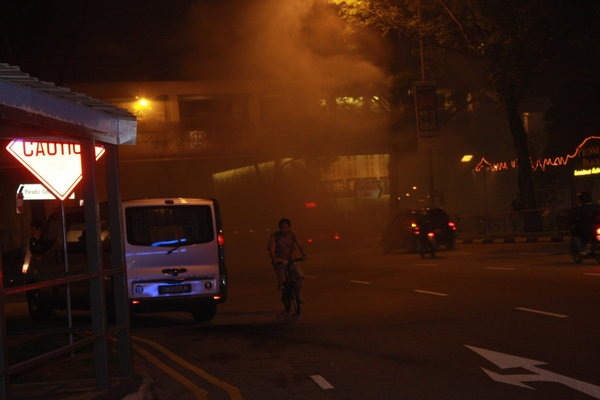
#> input picture input_images/ExDark/Bicycle/2015_00604.jpg, 600 x 400 px
$ python -i enhancer.py   (imports and definitions only)
#> lines starting #> are read from the running program, lines starting #| are printed output that depends on the picture
#> further down, picture is the input picture: shape (400, 600, 3); mean B, G, R 15.9, 28.3, 55.7
import cv2
import numpy as np

def enhance_image(img):
    ycrcb = cv2.cvtColor(img, cv2.COLOR_BGR2YCrCb)
#> ycrcb: shape (400, 600, 3); mean of channels 0, 1, 2 35.1, 142.7, 117.2
    y, cr, cb = cv2.split(ycrcb)
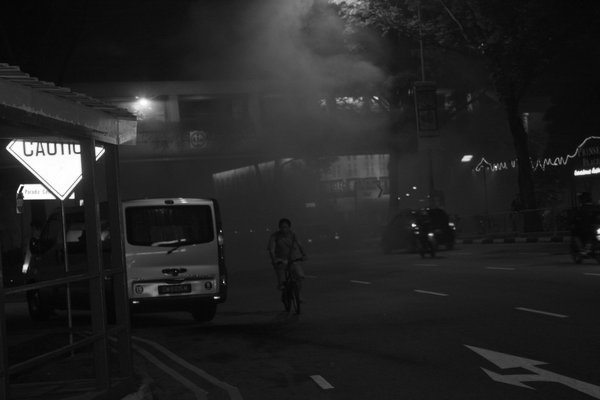
#> y: shape (400, 600); min 1, max 255, mean 35.1
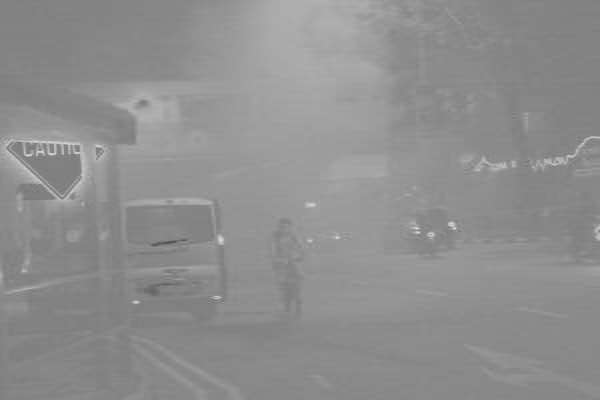
#> cr: shape (400, 600); min 81, max 223, mean 142.7
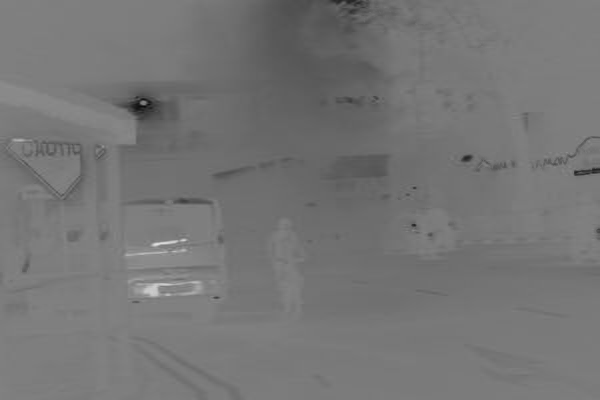
#> cb: shape (400, 600); min 9, max 224, mean 117.2

    clahe = cv2.createCLAHE(clipLimit=2.0, tileGridSize=(8, 8))
    y_enhanced = clahe.apply(y)
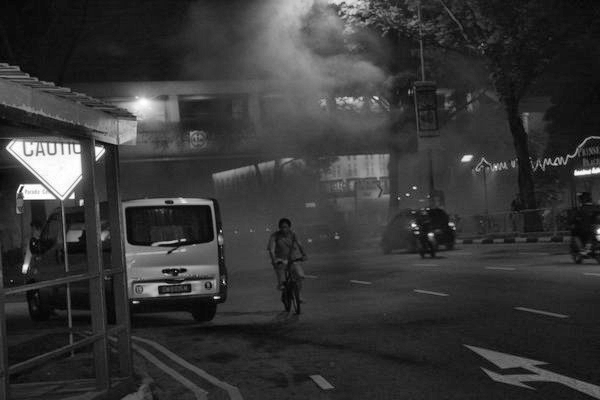
#> y_enhanced: shape (400, 600); min 1, max 255, mean 54.1

    ycrcb_enhanced = cv2.merge((y_enhanced, cr, cb))
#> ycrcb_enhanced: shape (400, 600, 3); mean of channels 0, 1, 2 54.1, 142.7, 117.2
    enhanced = cv2.cvtColor(ycrcb_enhanced, cv2.COLOR_YCrCb2BGR)
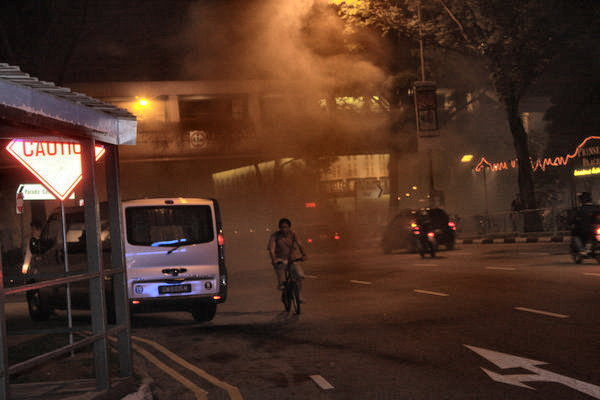
#> enhanced: shape (400, 600, 3); mean B, G, R 34.9, 47.3, 74.6

    enhanced = cv2.bilateralFilter(enhanced, d=9, sigmaColor=75, sigmaSpace=75)

    return enhanced

>>> import cv2
>>> picture = cv2.imread('input_images/ExDark/Bicycle/2015_00604.jpg')
>>> result = enhance_image(picture)

$ run again, on input_images/ExDark/Bicycle/2015_00605.jpg
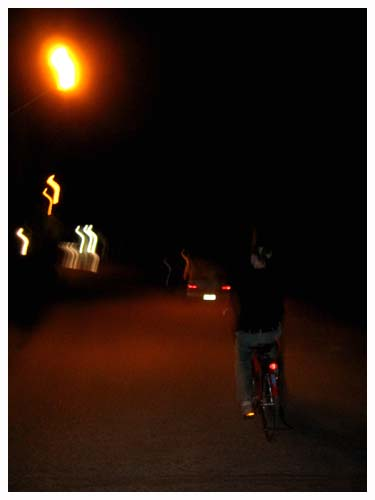
#> input picture input_images/ExDark/Bicycle/2015_00605.jpg, 375 x 500 px
#> picture is the input picture: shape (500, 375, 3); mean B, G, R 25, 32.6, 49.2
#> ycrcb: shape (500, 375, 3); mean of channels 0, 1, 2 36.7, 136.9, 121.4
#> in enhance_image, `y, cr, cb = cv2.split(ycrcb)`:
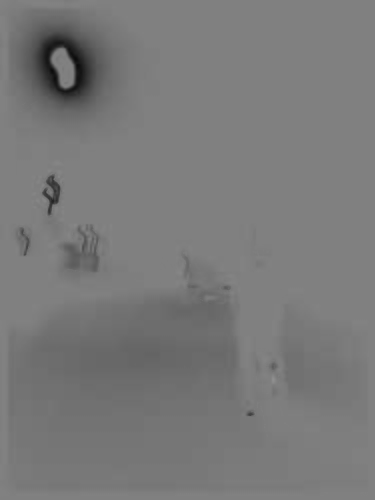
#> cb: shape (500, 375); min 11, max 143, mean 121.4
#> ycrcb_enhanced: shape (500, 375, 3); mean of channels 0, 1, 2 49.4, 136.9, 121.4
#> in enhance_image, `enhanced = cv2.cvtColor(ycrcb_enhanced, cv2.COLOR_YCrCb2BGR)`:
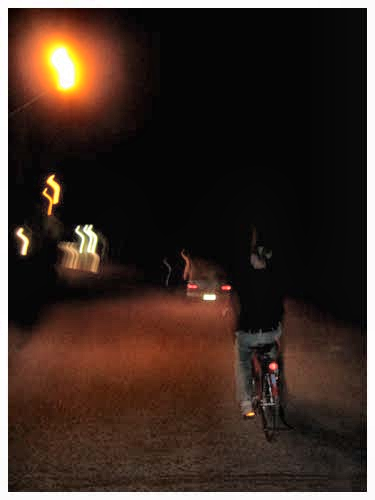
#> enhanced: shape (500, 375, 3); mean B, G, R 37.6, 45.3, 61.7

$ run again, on input_images/ExDark/Bicycle/2015_00611.jpg
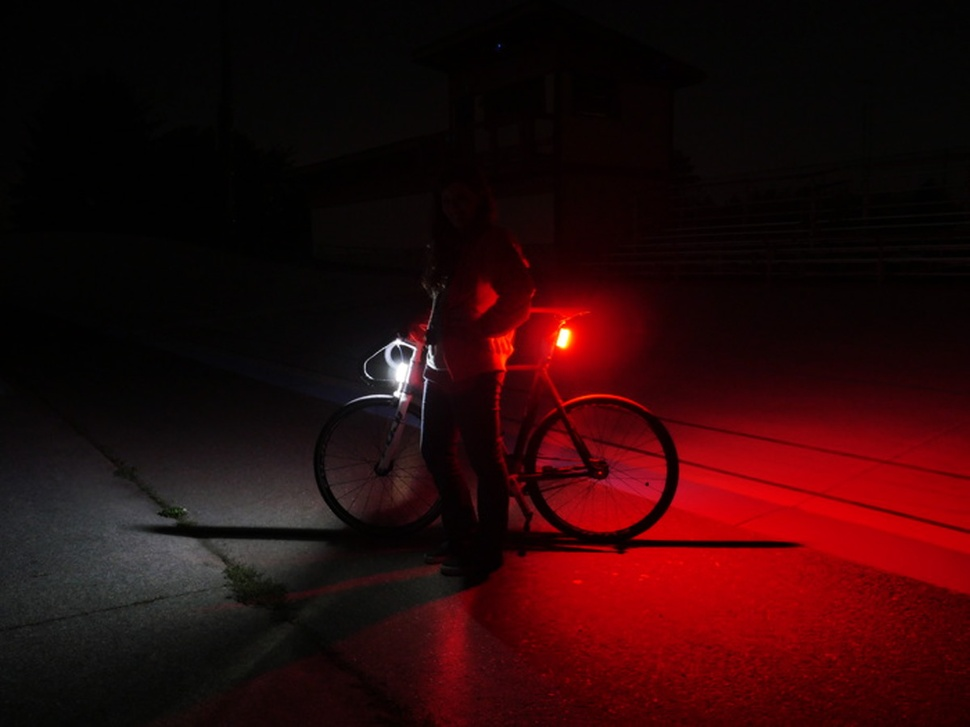
#> input picture input_images/ExDark/Bicycle/2015_00611.jpg, 970 x 727 px, shrunk from 1200 x 900 before the run
#> picture is the input picture: shape (727, 970, 3); mean B, G, R 9.3, 8.1, 43.2
#> ycrcb: shape (727, 970, 3); mean of channels 0, 1, 2 18.8, 145.4, 122.7
#> in enhance_image, `y, cr, cb = cv2.split(ycrcb)`:
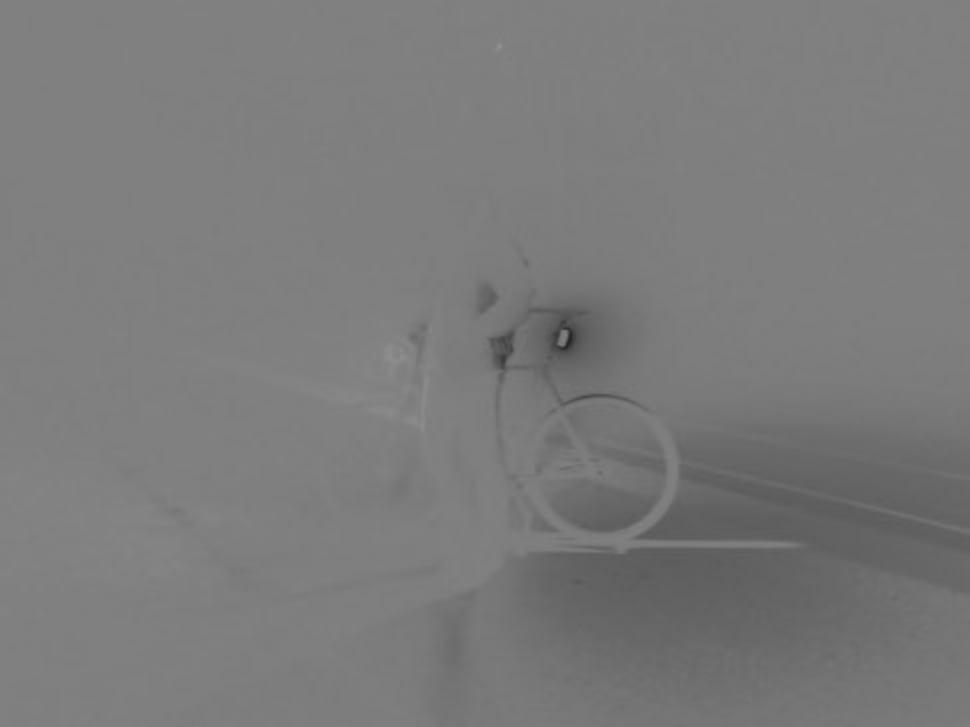
#> cb: shape (727, 970); min 36, max 146, mean 122.7
#> ycrcb_enhanced: shape (727, 970, 3); mean of channels 0, 1, 2 37.7, 145.4, 122.7
#> in enhance_image, `enhanced = cv2.cvtColor(ycrcb_enhanced, cv2.COLOR_YCrCb2BGR)`:
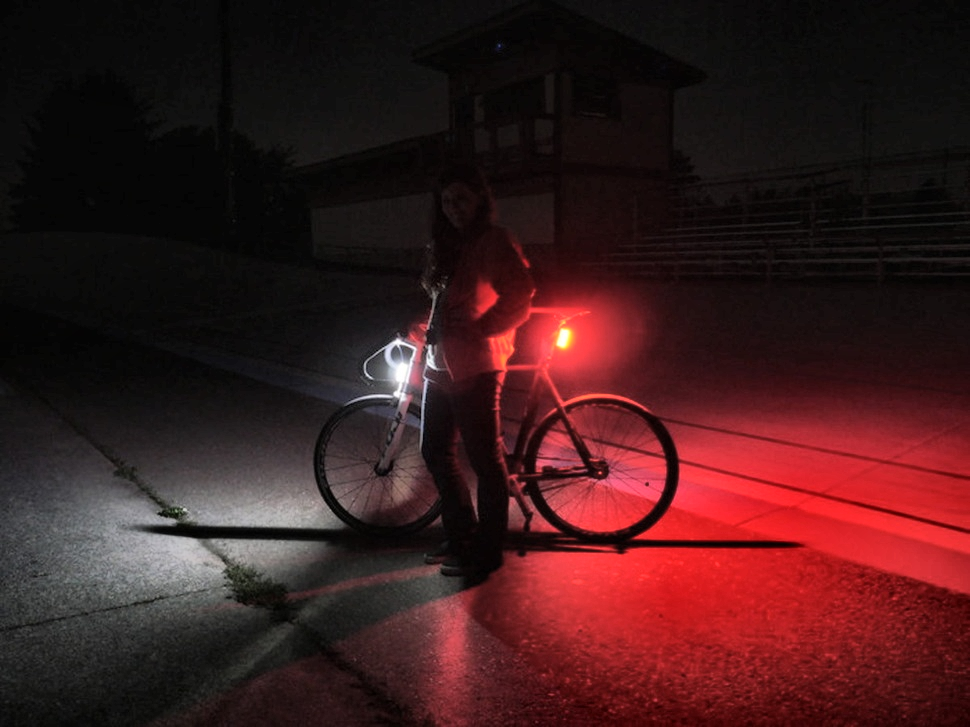
#> enhanced: shape (727, 970, 3); mean B, G, R 28.2, 27.1, 61.9

$ run again, on input_images/ExDark/Bicycle/2015_00612.jpg
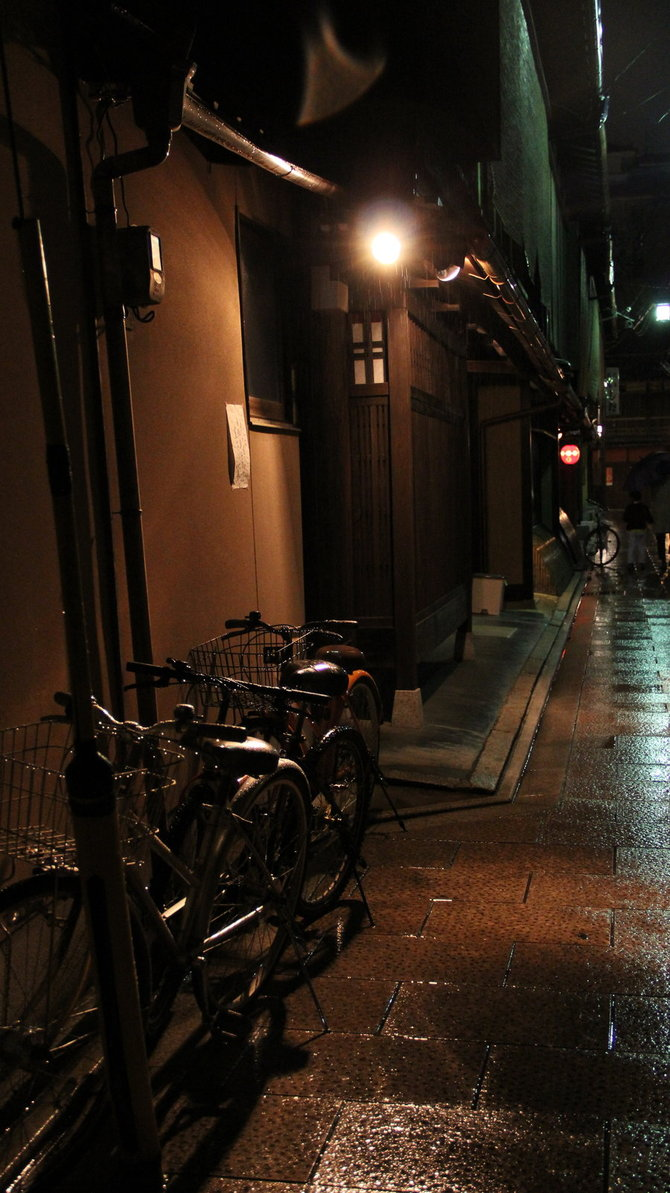
#> input picture input_images/ExDark/Bicycle/2015_00612.jpg, 670 x 1193 px
#> picture is the input picture: shape (1193, 670, 3); mean B, G, R 21, 30.8, 42.8
#> ycrcb: shape (1193, 670, 3); mean of channels 0, 1, 2 33.3, 134.8, 121.1
#> in enhance_image, `y, cr, cb = cv2.split(ycrcb)`:
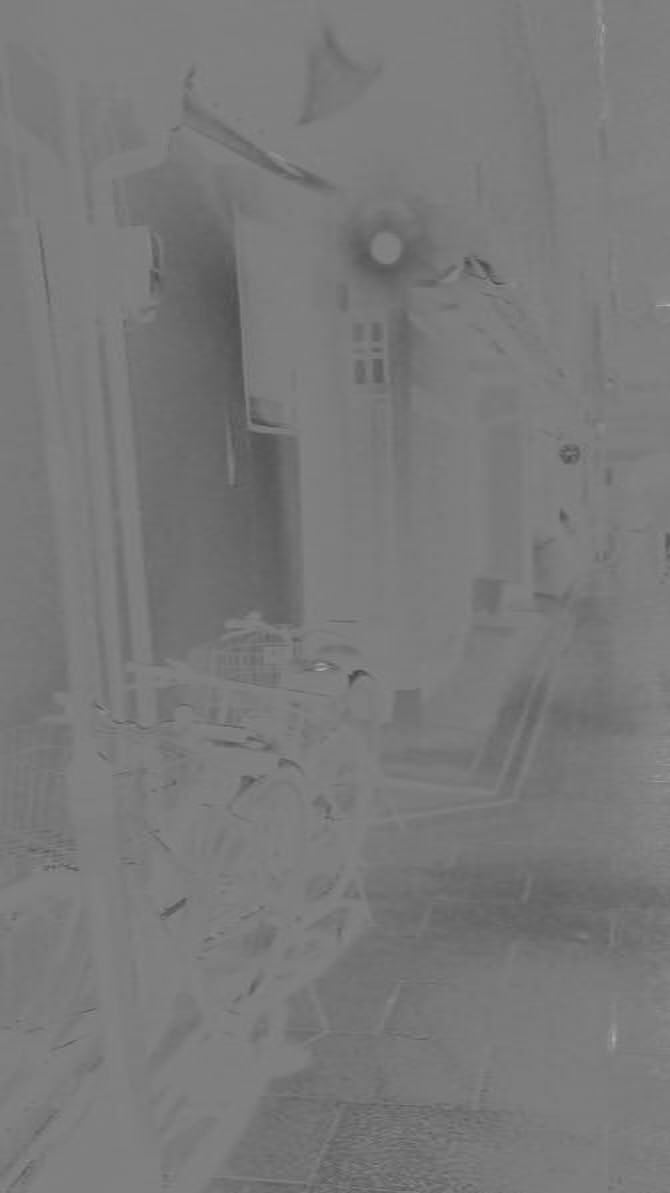
#> cb: shape (1193, 670); min 70, max 174, mean 121.1
#> ycrcb_enhanced: shape (1193, 670, 3); mean of channels 0, 1, 2 62.1, 134.8, 121.1
#> in enhance_image, `enhanced = cv2.cvtColor(ycrcb_enhanced, cv2.COLOR_YCrCb2BGR)`:
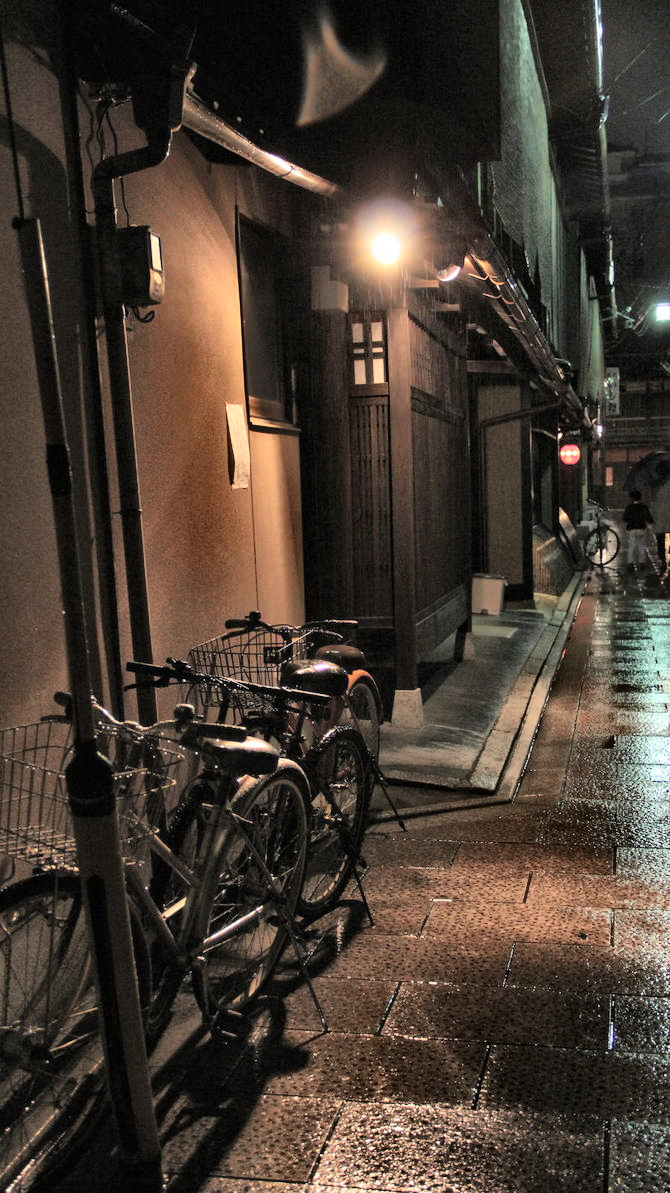
#> enhanced: shape (1193, 670, 3); mean B, G, R 49.9, 59.7, 71.6
